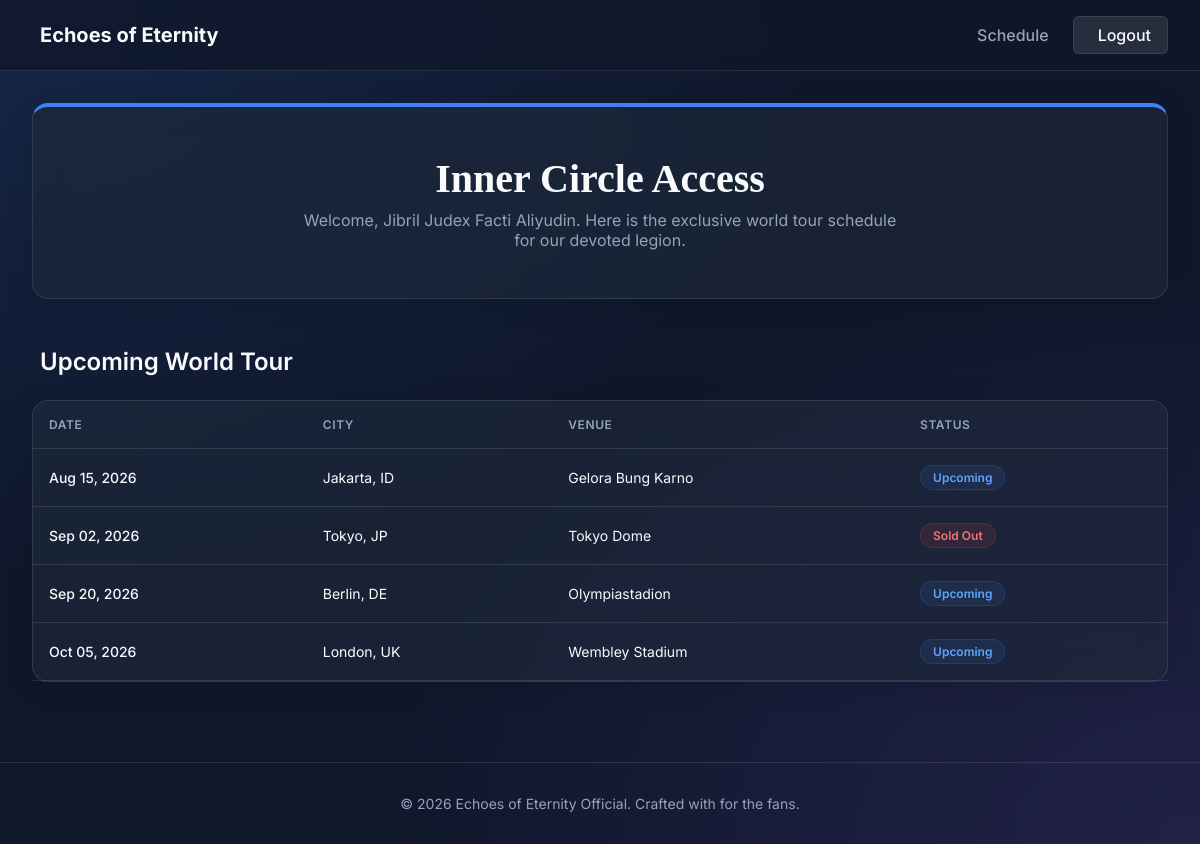
Screenshot of /index.php?page=schedule (signed in) with the database file from the repository.
### tables this page shows
CREATE TABLE IF NOT EXISTS tours (
    id INT AUTO_INCREMENT PRIMARY KEY,
    city VARCHAR(100) NOT NULL,
    venue VARCHAR(150) NOT NULL,
    tour_date DATE NOT NULL,
    status ENUM('Upcoming', 'Sold Out', 'Completed') DEFAULT 'Upcoming',
    created_at TIMESTAMP DEFAULT CURRENT_TIMESTAMP
);

### src/controllers/ScheduleController.php (called while the page is built, shortened)
<?php
require_once __DIR__ . '/../models/TourModel.php';
class ScheduleController {
    public function index() {
        $tourModel = new TourModel();
        $tours = $tourModel->getAll();
        require_once __DIR__ . '/../views/schedule.php';
    }
}

### src/config/Database.php (called while the page is built)
<?php
class Database {
    private static $conn;
    public static function getConnection() {
        if (self::$conn == null) {
            $host = getenv('DATABASE_HOST') ?: 'db';
            $db_name = getenv('DATABASE_NAME') ?: 'uas_db';
            $username = getenv('DATABASE_USER') ?: 'root';
            $password = getenv('DATABASE_PASSWORD') ?: 'rootpassword';
            $maxRetries = 10;
            $retryDelay = 2;
            for ($i = 0; $i < $maxRetries; $i++) {
                try {
                    $dsn = "mysql:host=" . $host . ";dbname=" . $db_name . ";charset=utf8mb4";
                    self::$conn = new PDO($dsn, $username, $password);
                    self::$conn->setAttribute(PDO::ATTR_ERRMODE, PDO::ERRMODE_EXCEPTION);
                    self::$conn->setAttribute(PDO::ATTR_DEFAULT_FETCH_MODE, PDO::FETCH_ASSOC);
                    return self::$conn;
                } catch (PDOException $e) {
                    if ($i === $maxRetries - 1) {
                        $loaded = implode(', ', get_loaded_extensions());
                        $pdoDrivers = implode(', ', PDO::getAvailableDrivers());
                        die("Connection error: " . $e->getMessage()
                            . "<br>PDO drivers available: " . $pdoDrivers
                            . "<br>Host: " . $host
                            . "<br>DB: " . $db_name);
                    }
                    sleep($retryDelay);
                }
            }
        }
        return self::$conn;
    }
}

### src/models/TourModel.php (called while the page is built, shortened)
<?php
require_once __DIR__ . '/../config/Database.php';
class TourModel {
    private $conn;
    private $table_name = "tours";
    public function __construct() {
        $this->conn = Database::getConnection();
    }
    public function getAll() {
        $query = "SELECT * FROM " . $this->table_name . " ORDER BY tour_date ASC";
        $stmt = $this->conn->prepare($query);
        $stmt->execute();
        return $stmt->fetchAll(PDO::FETCH_ASSOC);
    }
}

### src/views/schedule.php (the view, shortened to what this page needs)
<div class="glass-card" style="margin-bottom: 3rem; text-align: center; padding: 3rem 2rem; border-top: 4px solid var(--accent-primary);">
    <h2 style="font-size: 2.5rem; margin-bottom: 0.5rem; font-family: 'Cinzel', serif;">Inner Circle Access</h2>
    <p style="color: var(--text-secondary); max-width: 600px; margin: 0 auto;">Welcome, <?= htmlspecialchars($_SESSION['full_name'] ?? $_SESSION['username']) ?>. Here is the exclusive world tour schedule for our devoted legion.</p>
</div>
<h2 class="section-title"><i class="ti ti-ticket"></i> Upcoming World Tour</h2>
<div class="glass-card" style="margin-bottom: 3rem; padding: 0;">
    <div class="table-container">
        <table class="table">
            <thead>
                <tr>
                    <th>Date</th>
                    <th>City</th>
                    <th>Venue</th>
                    <th>Status</th>
                </tr>
            </thead>
            <tbody>
                <?php if (empty($tours)): ?>
                    <tr><td colspan="4" style="text-align: center; padding: 2rem;">No tour dates announced yet.</td></tr>
                <?php else: ?>
                    <?php foreach($tours as $tour): ?>
                        <tr>
                            <td style="font-weight: 500;"><?= date('M d, Y', strtotime($tour['tour_date'])) ?></td>
                            <td style="color: white;"><?= htmlspecialchars($tour['city']) ?></td>
                            <td><i class="ti ti-map-pin" style="font-size: 0.875rem; color: var(--text-secondary);"></i> <?= htmlspecialchars($tour['venue']) ?></td>
                            <td>
                                <?php
                                    $badgeClass = 'badge-upcoming';
                                    if ($tour['status'] == 'Sold Out') $badgeClass = 'badge-soldout';
                                ?>
                                <span class="badge <?= $badgeClass ?>"><?= htmlspecialchars($tour['status']) ?></span>
                            </td>
                        </tr>
                    <?php endforeach; ?>
                <?php endif; ?>
            </tbody>
        </table>
    </div>
</div>
<?php
require_once __DIR__ . '/layout.php';
?>

### src/views/layout.php (style rules this page uses)
:root { --bg-dark: #0f172a; --bg-card: rgba(30, 41, 59, 0.7); --border-light: rgba(255, 255, 255, 0.1); --text-primary: #f8fafc; --text-secondary: #94a3b8; --accent-primary: #3b82f6; --accent-hover: #2563eb; --accent-danger: #ef4444; --accent-danger-hover: #dc2626; --success: #10b981; }
* { margin: 0; padding: 0; box-sizing: border-box; font-family: 'Inter', sans-serif; }
body { background-color: var(--bg-dark); background-image: radial-gradient(at 0% 0%, rgba(59, 130, 246, 0.15) 0px, transparent 50%), radial-gradient(at 100% 100%, rgba(139, 92, 246, 0.15) 0px, transparent 50%); color: var(--text-primary); min-height: 100vh; display: flex; flex-direction: column; }
.glass-card { background: var(--bg-card); backdrop-filter: blur(16px); -webkit-backdrop-filter: blur(16px); border: 1px solid var(--border-light); border-radius: 16px; padding: 2rem; box-shadow: 0 4px 30px rgba(0, 0, 0, 0.1); }
h1, h2, h3 { color: var(--text-primary); margin-bottom: 1rem; }
.section-title { font-size: 1.5rem; font-weight: 600; margin-bottom: 1.5rem; display: flex; align-items: center; gap: 0.5rem; }
.table-container { overflow-x: auto; }
.table { width: 100%; border-collapse: separate; border-spacing: 0; }
.table th, .table td { padding: 1rem; border-bottom: 1px solid var(--border-light); text-align: left; }
.table th { color: var(--text-secondary); font-size: 0.75rem; font-weight: 600; text-transform: uppercase; letter-spacing: 0.05em; }
.table td { font-size: 0.875rem; }
.table tbody tr { transition: background 0.2s; }
.badge { display: inline-flex; padding: 0.25rem 0.75rem; border-radius: 9999px; font-size: 0.75rem; font-weight: 600; }
.badge-upcoming { background: rgba(59, 130, 246, 0.1); color: #60a5fa; border: 1px solid rgba(59, 130, 246, 0.2); }
.badge-soldout { background: rgba(239, 68, 68, 0.1); color: #f87171; border: 1px solid rgba(239, 68, 68, 0.2); }

### rows the page displays
tours: tour_date "Aug 15, 2026", city "Jakarta, ID", venue "Gelora Bung Karno", status "Upcoming"
tours: tour_date "Sep 02, 2026", city "Tokyo, JP", venue "Tokyo Dome", status "Sold Out"
tours: tour_date "Sep 20, 2026", city "Berlin, DE", venue "Olympiastadion", status "Upcoming"
tours: tour_date "Oct 05, 2026", city "London, UK", venue "Wembley Stadium", status "Upcoming"

### other values shown
$_SESSION['full_name'] "Jibril Judex Facti Aliyudin"
